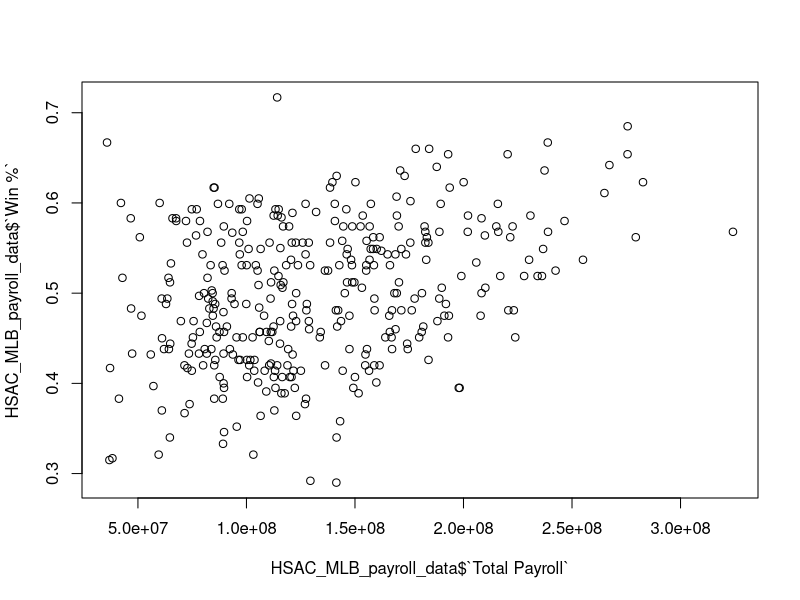
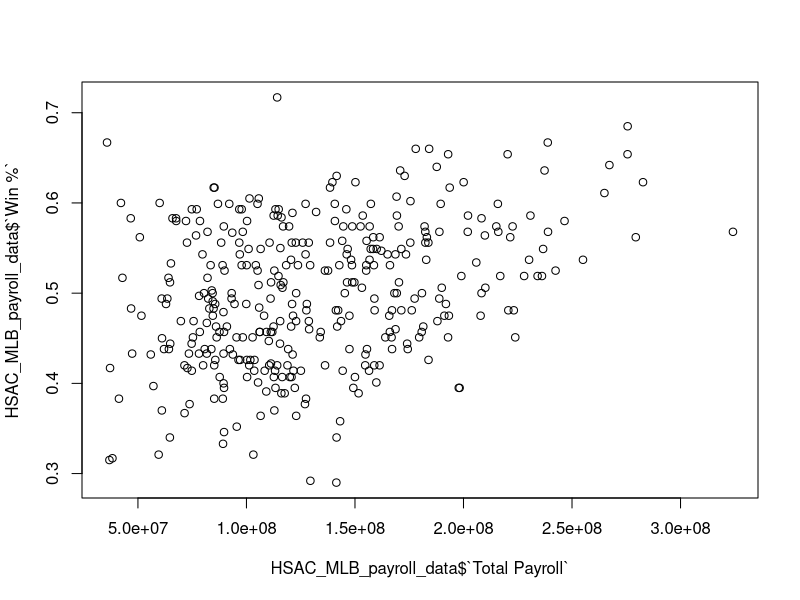

Reproduce these figures in R, in order. (Note: this script raises an error after producing the figures.)
## ---- chunk 1
library(tidyverse)
HSAC_MLB_payroll_data <- read_csv("HSAC - MLB payroll data.csv")

HSAC_MLB_payroll_data$`Total Payroll` <- sub('.', '', HSAC_MLB_payroll_data$`Total Payroll`)
HSAC_MLB_payroll_data$`Total Payroll` <- as.integer(gsub(',', '', HSAC_MLB_payroll_data$`Total Payroll`))

plot(HSAC_MLB_payroll_data$`Total Payroll`, HSAC_MLB_payroll_data$`Win %`)
summary(lm(HSAC_MLB_payroll_data$`Win %`~HSAC_MLB_payroll_data$`Total Payroll`))
plot(HSAC_MLB_payroll_data$`Total Payroll`, HSAC_MLB_payroll_data$`Win %`)
cor(HSAC_MLB_payroll_data$`Total Payroll`, HSAC_MLB_payroll_data$`Win %`, use="pairwise.complete.obs")

cor(HSAC_MLB_payroll_data$Rank, HSAC_MLB_payroll_data$`Win %`, use="pairwise.complete.obs")

## ---- chunk 2
mlb_players <- read_csv("MLB Player Salaries.csv")

team_sums <- read
